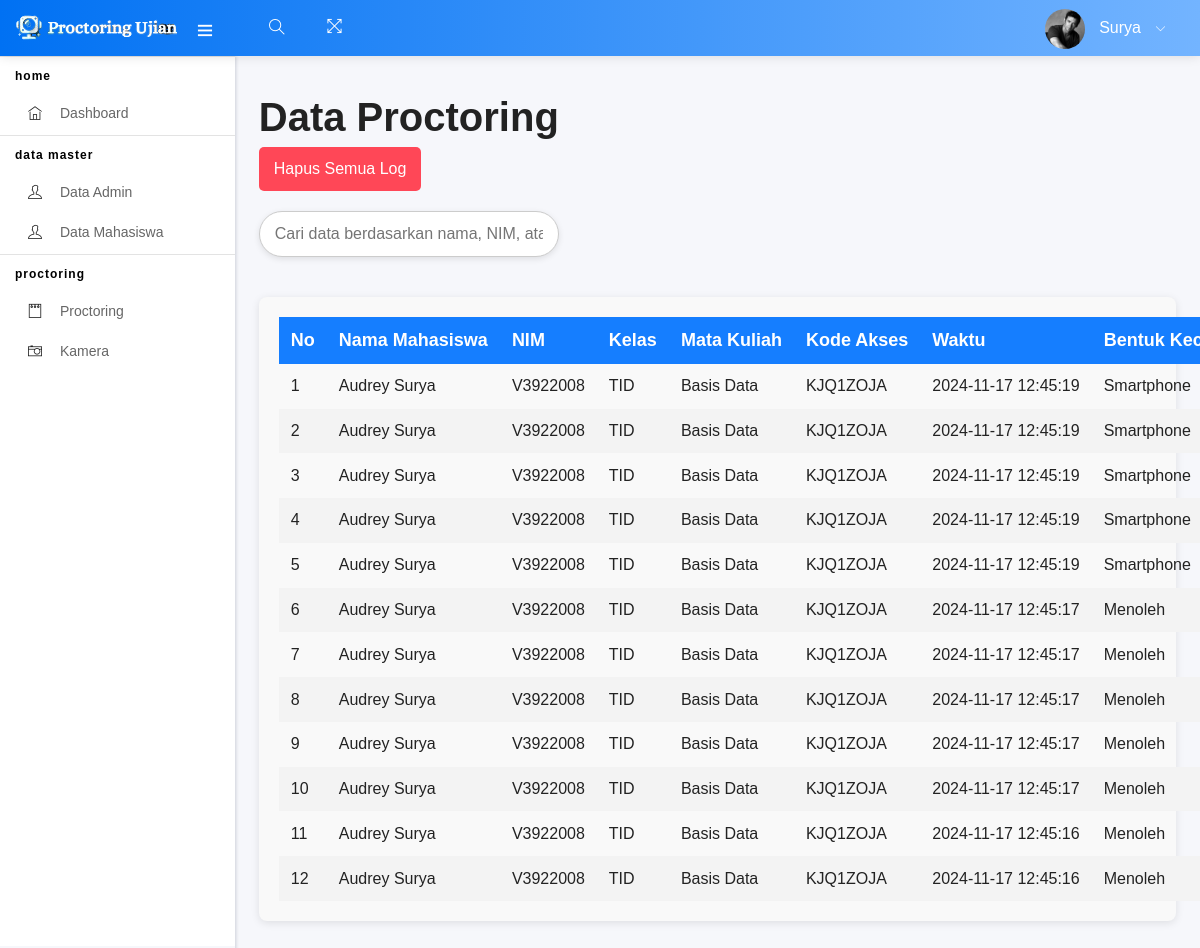
The app's page /proctoring, older data.
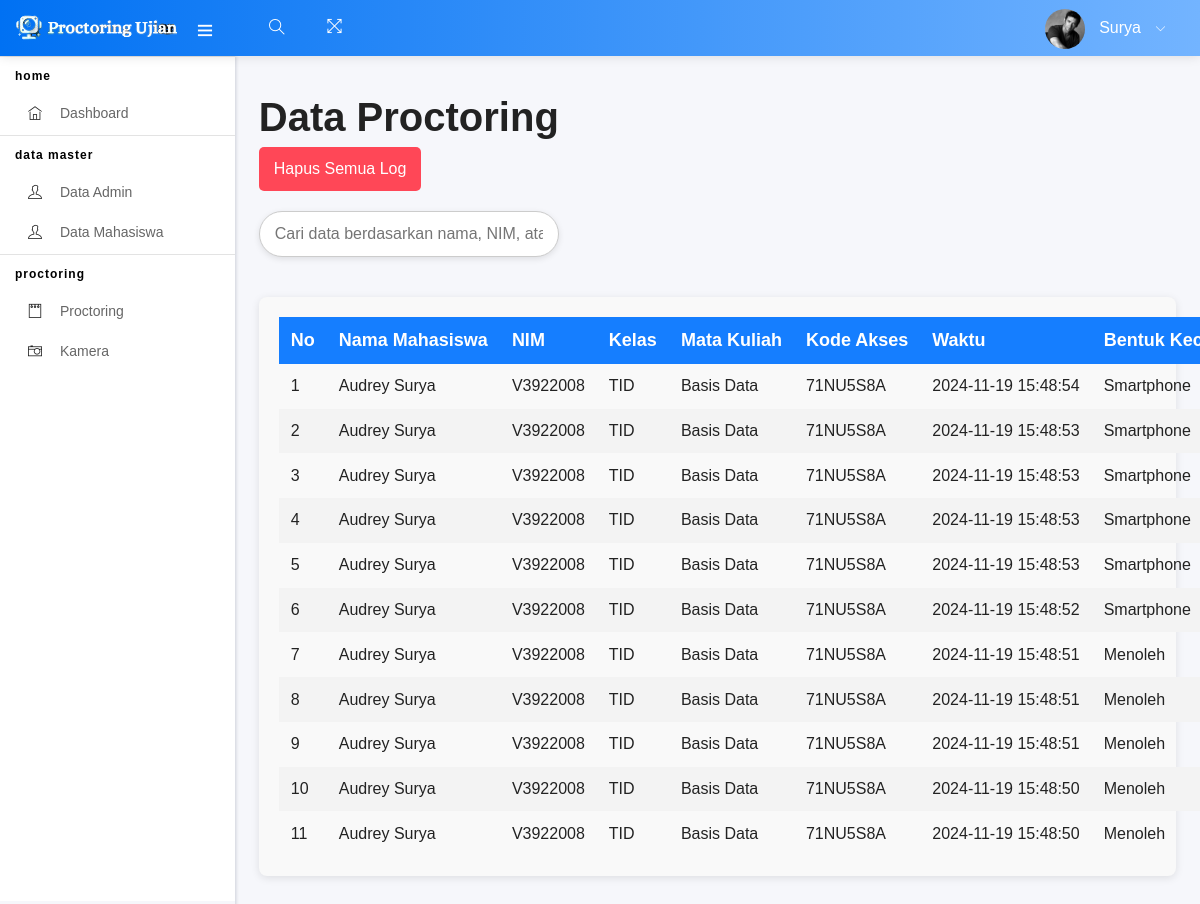
The same page, newer data.
### tables this page shows
CREATE TABLE proctoring (
            id INTEGER PRIMARY KEY AUTOINCREMENT,
            nama TEXT NOT NULL,
            nim TEXT NOT NULL,
            kelas TEXT NOT NULL,
            mata_kuliah TEXT NOT NULL,
            code TEXT NOT NULL,
            waktu TEXT NOT NULL,
            bentuk_kecurangan TEXT NOT NULL,
            bukti_kecurangan TEXT NOT NULL
        );

### app.py (the view)
@app.route("/proctoring")
def proctoring():
    records = fetch_all_records()
    return render_template('proctoring.html', records=records)

### db.py (called while the page is built)
def connect_db():
    conn = sqlite3.connect('ujian.db')
    return conn

def fetch_all_records():
    conn = connect_db()
    cursor = conn.cursor()
    cursor.execute('SELECT * FROM proctoring')
    rows = cursor.fetchall()
    conn.close()
    return rows

### templates/proctoring.html (shortened to what this page needs)
{% extends "layouts.html" %}
{% block content %}
<div class="welcome-message">
    <h1>Data Proctoring</h1>
    <form action="{{ url_for('delete_all_records') }}" method="post" style="margin-bottom: 20px;">
        <button type="submit" onclick="return confirm('Are you sure you want to delete all records?');">Hapus Semua Log</button>
    </form>
    <div class="search-container" style="margin-bottom: 20px;">
        <input type="text" id="searchInput" placeholder="Cari data berdasarkan nama, NIM, atau lainnya..." onkeyup="searchTable()" />
    </div>
</div>
<div class="table-container">
    <table class="styled-table" id="proctoringTable">
        <thead>
            <tr>
                <th>No</th>
                <th>Nama Mahasiswa</th>
                <th>NIM</th>
                <th>Kelas</th>
                <th>Mata Kuliah</th>
                <th>Kode Akses</th>
                <th>Waktu</th>
                <th>Bentuk Kecurangan</th>
            </tr>
        </thead>
        <tbody>
            {% for record in records|reverse %}
            <tr>
                <td>{{ loop.index }}</td>
                <td>{{ record[1] }}</td>
                <td>{{ record[2] }}</td>
                <td>{{ record[3] }}</td>
                <td>{{ record[4] }}</td>
                <td>{{ record[5] }}</td>
                <td>{{ record[6] }}</td>
                <td>{{ record[7] }}</td>
            </tr>
            {% endfor %}
        </tbody>
    </table>
</div>
{% endblock %}

### templates/layouts.html (shortened to what this page needs)
<!DOCTYPE html>
<html lang="en">
<head>
    <link rel="stylesheet" type="text/css"
        href="{{ url_for('static', filename='assets/css/bootstrap/css/bootstrap.min.css') }}">
    <link rel="stylesheet" type="text/css"
        href="{{ url_for('static', filename='assets/icon/themify-icons/themify-icons.css') }}">
    <link rel="stylesheet" type="text/css"
        href="{{ url_for('static', filename='assets/icon/font-awesome/css/font-awesome.min.css') }}">
    <link rel="stylesheet" type="text/css"
        href="{{ url_for('static', filename='assets/icon/icofont/css/icofont.css') }}">
    <link rel="stylesheet" type="text/css" href="{{ url_for('static', filename='assets/css/style.css') }}">
    <link rel="stylesheet" type="text/css"
        href="{{ url_for('static', filename='assets/css/jquery.mCustomScrollbar.css') }}">
</head>
<body>
    <body>
        <div id="pcoded" class="pcoded">
            <div class="pcoded-container navbar-wrapper">
                <nav class="navbar header-navbar pcoded-header">
                    <div class="navbar-wrapper">
                        <div class="navbar-logo">
                            <a class="mobile-menu" id="mobile-collapse" href="#!">
                                <i class="ti-menu"></i>
                            </a>
                            <a href="index.html">
                                <img class="img-fluid" src="{{ url_for('static', filename='assets/images/logo.png') }}"
                                    alt="Theme-Logo" />
                            </a>
                        </div>
                        <div class="navbar-container container-fluid">
                            <ul class="nav-left">
                                <li class="header-search">
                                    <div class="main-search morphsearch-search">
                                        <div class="input-group">
                                            <input type="text" class="form-control">
                                            <span class="input-group-addon search-btn"><i class="ti-search"></i></span>
                                        </div>
                                    </div>
                                </li>
                                <li>
                                    <a href="#!" onclick="javascript:toggleFullScreen()">
                                        <i class="ti-fullscreen"></i>
                                    </a>
                                </li>
                            </ul>
                            <ul class="nav-right">
                                <li class="user-profile header-notification">
                                    <a href="#!">
                                        <img src="{{ url_for('static', filename='assets/images/avatar-4.jpg') }}"
                                            class="img-radius" alt="User-Profile-Image">
                                        <span>Surya</span>
                                        <i class="ti-angle-down"></i>
                                    </a>
                                </li>
                            </ul>
                        </div>
                    </div>
                </nav>
                <div class="pcoded-main-container">
                    <div class="pcoded-wrapper">
                        <nav class="pcoded-navbar">
                            <div class="pcoded-inner-navbar main-menu">
                                <div class="pcoded-navigatio-lavel" data-i18n="nav.category.navigation">Home</div>
                                <ul class="pcoded-item pcoded-left-item">
                                    <li class="">
                                        <a href="dashboard">
                                            <span class="pcoded-micon"><i class="ti-home"></i><b>D</b></span>
                                            <span class="pcoded-mtext" data-i18n="nav.dash.main"
                                                style="text-transform: capitalize;">Dashboard</span>
                                        </a>
                                    </li>
                                </ul>
                                <div class="pcoded-navigatio-lavel" data-i18n="nav.category.forms">Data Master</div>
                                <ul class="pcoded-item pcoded-left-item">
                                    <li class="">
                                        <a href="data_admin">
                                            <span class="pcoded-micon"><i class="ti-user"></i><b>D</b></span>
                                            <span class="pcoded-mtext" data-i18n="nav.dash.main"
                                                style="text-transform: capitalize;">Data Admin</span>
                                        </a>
                                    </li>
                                </ul>
                                <ul class="pcoded-item pcoded-left-item">
                                    <li class="">
                                        <a href="data_mahasiswa">
                                            <span class="pcoded-micon"><i class="ti-user"></i><b>D</b></span>
                                            <span class="pcoded-mtext" data-i18n="nav.dash.main"
                                                style="text-transform: capitalize;">Data Mahasiswa</span>
                                        </a>
                                    </li>
                                </ul>
                                <div class="pcoded-navigatio-lavel" data-i18n="nav.category.forms">Proctoring</div>
                                <ul class="pcoded-item pcoded-left-item">
                                    <li class="">
                                        <a href="proctoring">
                                            <span class="pcoded-micon"><i class="ti-notepad"></i><b>D</b></span>
                                            <span class="pcoded-mtext" data-i18n="nav.dash.main"
                                                style="text-transform: capitalize;">Proctoring</span>
                                        </a>
                                    </li>
                                </ul>
                                <ul class="pcoded-item pcoded-left-item">
                                    <li class="">
                                        <a href="kamera">
                                            <span class="pcoded-micon"><i class="ti-camera"></i><b>D</b></span>
                                            <span class="pcoded-mtext" data-i18n="nav.dash.main"
                                                style="text-transform: capitalize;">Kamera</span>
                                        </a>
                                    </li>
                                </ul>
                            </div>
                        </nav>
                        <div class="pcoded-content">
                            <div class="pcoded-inner-content">
                                <div class="main-body">
                                    <div class="page-wrapper">
                                        <div class="page-body">
                                            <div class="row">
                                                {% block content %} {% endblock %}
                                            </div>
                                        </div>
                                    </div>
                                </div>
                            </div>
                        </div>
                    </div>
                </div>
            </div>
    </body>
</html>

### templates/proctoring.html (style rules this page uses)
.search-container { text-align: center; }
.search-container input { width: 100%; max-width: 400px; padding: 10px 15px; font-size: 16px; border: 1px solid #ccc; border-radius: 25px; box-shadow: 0px 2px 6px rgba(0, 0, 0, 0.1); transition: box-shadow 0.3s; }
.table-container { width: 100%; margin: 20px auto; background-color: #f9f9f9; padding: 20px; box-shadow: 0 2px 8px rgba(0, 0, 0, 0.1); border-radius: 8px; }
.styled-table { width: 100%; border-collapse: collapse; font-size: 16px; text-align: left; }
.styled-table thead tr { background-color: #157eff; color: white; text-align: left; font-size: 18px; }
.styled-table th, .styled-table td { padding: 10px 12px; }
.styled-table tbody tr:nth-of-type(even) { background-color: #f3f3f3; }
button { background-color: #ff4757; color: white; border: none; border-radius: 5px; padding: 10px 15px; cursor: pointer; font-size: 16px; transition: background-color 0.3s; }

Row changes from the older to the newer data that the page shows:
removed proctoring: nama "Audrey Surya", nim "V3922008", kelas "TID", mata_kuliah "Basis Data", code "KJQ1ZOJA", waktu "2024-11-17 12:45:19", bentuk_kecurangan "Smartphone"
removed proctoring: nama "Audrey Surya", nim "V3922008", kelas "TID", mata_kuliah "Basis Data", code "KJQ1ZOJA", waktu "2024-11-17 12:45:19", bentuk_kecurangan "Smartphone"
removed proctoring: nama "Audrey Surya", nim "V3922008", kelas "TID", mata_kuliah "Basis Data", code "KJQ1ZOJA", waktu "2024-11-17 12:45:19", bentuk_kecurangan "Smartphone"
removed proctoring: nama "Audrey Surya", nim "V3922008", kelas "TID", mata_kuliah "Basis Data", code "KJQ1ZOJA", waktu "2024-11-17 12:45:19", bentuk_kecurangan "Smartphone"
removed proctoring: nama "Audrey Surya", nim "V3922008", kelas "TID", mata_kuliah "Basis Data", code "KJQ1ZOJA", waktu "2024-11-17 12:45:19", bentuk_kecurangan "Smartphone"
removed proctoring: nama "Audrey Surya", nim "V3922008", kelas "TID", mata_kuliah "Basis Data", code "KJQ1ZOJA", waktu "2024-11-17 12:45:17", bentuk_kecurangan "Menoleh"
removed proctoring: nama "Audrey Surya", nim "V3922008", kelas "TID", mata_kuliah "Basis Data", code "KJQ1ZOJA", waktu "2024-11-17 12:45:17", bentuk_kecurangan "Menoleh"
removed proctoring: nama "Audrey Surya", nim "V3922008", kelas "TID", mata_kuliah "Basis Data", code "KJQ1ZOJA", waktu "2024-11-17 12:45:17", bentuk_kecurangan "Menoleh"
removed proctoring: nama "Audrey Surya", nim "V3922008", kelas "TID", mata_kuliah "Basis Data", code "KJQ1ZOJA", waktu "2024-11-17 12:45:17", bentuk_kecurangan "Menoleh"
removed proctoring: nama "Audrey Surya", nim "V3922008", kelas "TID", mata_kuliah "Basis Data", code "KJQ1ZOJA", waktu "2024-11-17 12:45:17", bentuk_kecurangan "Menoleh"
removed proctoring: nama "Audrey Surya", nim "V3922008", kelas "TID", mata_kuliah "Basis Data", code "KJQ1ZOJA", waktu "2024-11-17 12:45:16", bentuk_kecurangan "Menoleh"
removed proctoring: nama "Audrey Surya", nim "V3922008", kelas "TID", mata_kuliah "Basis Data", code "KJQ1ZOJA", waktu "2024-11-17 12:45:16", bentuk_kecurangan "Menoleh"
added proctoring: nama "Audrey Surya", nim "V3922008", kelas "TID", mata_kuliah "Basis Data", code "71NU5S8A", waktu "2024-11-19 15:48:54", bentuk_kecurangan "Smartphone"
added proctoring: nama "Audrey Surya", nim "V3922008", kelas "TID", mata_kuliah "Basis Data", code "71NU5S8A", waktu "2024-11-19 15:48:53", bentuk_kecurangan "Smartphone"
added proctoring: nama "Audrey Surya", nim "V3922008", kelas "TID", mata_kuliah "Basis Data", code "71NU5S8A", waktu "2024-11-19 15:48:53", bentuk_kecurangan "Smartphone"
added proctoring: nama "Audrey Surya", nim "V3922008", kelas "TID", mata_kuliah "Basis Data", code "71NU5S8A", waktu "2024-11-19 15:48:53", bentuk_kecurangan "Smartphone"
added proctoring: nama "Audrey Surya", nim "V3922008", kelas "TID", mata_kuliah "Basis Data", code "71NU5S8A", waktu "2024-11-19 15:48:53", bentuk_kecurangan "Smartphone"
added proctoring: nama "Audrey Surya", nim "V3922008", kelas "TID", mata_kuliah "Basis Data", code "71NU5S8A", waktu "2024-11-19 15:48:52", bentuk_kecurangan "Smartphone"
added proctoring: nama "Audrey Surya", nim "V3922008", kelas "TID", mata_kuliah "Basis Data", code "71NU5S8A", waktu "2024-11-19 15:48:51", bentuk_kecurangan "Menoleh"
added proctoring: nama "Audrey Surya", nim "V3922008", kelas "TID", mata_kuliah "Basis Data", code "71NU5S8A", waktu "2024-11-19 15:48:51", bentuk_kecurangan "Menoleh"
added proctoring: nama "Audrey Surya", nim "V3922008", kelas "TID", mata_kuliah "Basis Data", code "71NU5S8A", waktu "2024-11-19 15:48:51", bentuk_kecurangan "Menoleh"
added proctoring: nama "Audrey Surya", nim "V3922008", kelas "TID", mata_kuliah "Basis Data", code "71NU5S8A", waktu "2024-11-19 15:48:50", bentuk_kecurangan "Menoleh"
added proctoring: nama "Audrey Surya", nim "V3922008", kelas "TID", mata_kuliah "Basis Data", code "71NU5S8A", waktu "2024-11-19 15:48:50", bentuk_kecurangan "Menoleh"
